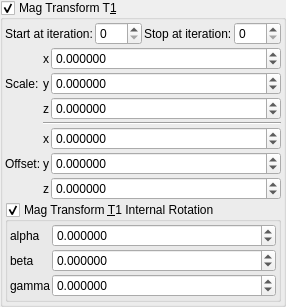
    <widget class="MyGroupBox" name="groupCheck_transf_benesi_T1_enabled">
     <property name="toolTip">
      <string/>
     </property>
     <property name="title">
      <string>Mag Transform T&amp;1</string>
     </property>
     <property name="checkable">
      <bool>true</bool>
     </property>
     <layout class="QVBoxLayout" name="verticalLayout_29" stretch="0,0,0">
      <property name="spacing">
       <number>2</number>
      </property>
      <property name="leftMargin">
       <number>2</number>
      </property>
      <property name="topMargin">
       <number>2</number>
      </property>
      <property name="rightMargin">
       <number>2</number>
      </property>
      <property name="bottomMargin">
       <number>2</number>
      </property>
      <item>
       <layout class="QGridLayout" name="gridLayout_62" columnstretch="0,0,0,0">
        <property name="spacing">
         <number>2</number>
        </property>
        <item row="1" column="2">
         <widget class="QLabel" name="label_247">
          <property name="text">
           <string>Stop at iteration:</string>
          </property>
         </widget>
        </item>
        <item row="1" column="1">
         <widget class="MySpinBox" name="spinboxInt_transf_start_iterations">
          <property name="sizePolicy">
           <sizepolicy hsizetype="Minimum" vsizetype="Maximum">
            <horstretch>0</horstretch>
            <verstretch>0</verstretch>
           </sizepolicy>
          </property>
          <property name="maximum">
           <number>999</number>
          </property>
         </widget>
        </item>
        <item row="1" column="3">
         <widget class="MySpinBox" name="spinboxInt_transf_stop_iterations">
          <property name="sizePolicy">
           <sizepolicy hsizetype="Minimum" vsizetype="Maximum">
            <horstretch>0</horstretch>
            <verstretch>0</verstretch>
           </sizepolicy>
          </property>
          <property name="maximum">
           <number>999</number>
          </property>
         </widget>
        </item>
        <item row="1" column="0">
         <widget class="QLabel" name="label_246">
          <property name="text">
           <string>Start at iteration:</string>
          </property>
         </widget>
        </item>
       </layout>
      </item>
      <item>
       <layout class="QGridLayout" name="gridLayout_63" columnstretch="0,0,1">
        <property name="spacing">
         <number>2</number>
        </property>
        <item row="1" column="0">
         <widget class="QLabel" name="label_258">
          <property name="text">
           <string>Scale:</string>
          </property>
         </widget>
        </item>
        <item row="6" column="1">
         <widget class="QLabel" name="label_125">
          <property name="sizePolicy">
           <sizepolicy hsizetype="Preferred" vsizetype="Preferred">
            <horstretch>0</horstretch>
            <verstretch>0</verstretch>
           </sizepolicy>
          </property>
          <property name="text">
           <string notr="true">z</string>
          </property>
          <property name="alignment">
           <set>Qt::AlignRight|Qt::AlignTrailing|Qt::AlignVCenter</set>
          </property>
         </widget>
        </item>
        <item row="6" column="2">
         <widget class="MyDoubleSpinBox" name="spinbox3_transf_offset_200_z">
          <property name="sizePolicy">
           <sizepolicy hsizetype="Minimum" vsizetype="Maximum">
            <horstretch>0</horstretch>
            <verstretch>0</verstretch>
           </sizepolicy>
          </property>
          <property name="prefix">
           <string/>
          </property>
          <property name="suffix">
           <string/>
          </property>
          <property name="decimals">
           <number>6</number>
          </property>
          <property name="minimum">
           <double>-99.989999999999995</double>
          </property>
          <property name="maximum">
           <double>99.989999999999995</double>
          </property>
          <property name="singleStep">
           <double>0.100000000000000</double>
          </property>
         </widget>
        </item>
        <item row="1" column="1">
         <widget class="QLabel" name="label_127">
          <property name="sizePolicy">
           <sizepolicy hsizetype="Preferred" vsizetype="Preferred">
            <horstretch>0</horstretch>
            <verstretch>0</verstretch>
           </sizepolicy>
          </property>
          <property name="text">
           <string notr="true">y</string>
          </property>
          <property name="alignment">
           <set>Qt::AlignRight|Qt::AlignTrailing|Qt::AlignVCenter</set>
          </property>
         </widget>
        </item>
        <item row="2" column="2">
         <widget class="MyDoubleSpinBox" name="spinbox3_transf_scale3D_222_z">
          <property name="sizePolicy">
           <sizepolicy hsizetype="Minimum" vsizetype="Maximum">
            <horstretch>0</horstretch>
            <verstretch>0</verstretch>
           </sizepolicy>
          </property>
          <property name="prefix">
           <string/>
          </property>
          <property name="suffix">
           <string/>
          </property>
          <property name="decimals">
           <number>6</number>
          </property>
          <property name="minimum">
           <double>-99.989999999999995</double>
          </property>
          <property name="maximum">
           <double>99.989999999999995</double>
          </property>
          <property name="singleStep">
           <double>0.100000000000000</double>
          </property>
         </widget>
        </item>
        <item row="2" column="1">
         <widget class="QLabel" name="label_128">
          <property name="sizePolicy">
           <sizepolicy hsizetype="Preferred" vsizetype="Preferred">
            <horstretch>0</horstretch>
            <verstretch>0</verstretch>
           </sizepolicy>
          </property>
          <property name="text">
           <string notr="true">z</string>
          </property>
          <property name="alignment">
           <set>Qt::AlignRight|Qt::AlignTrailing|Qt::AlignVCenter</set>
          </property>
         </widget>
        </item>
        <item row="0" column="2">
         <widget class="MyDoubleSpinBox" name="spinbox3_transf_scale3D_222_x">
          <property name="sizePolicy">
           <sizepolicy hsizetype="Minimum" vsizetype="Maximum">
            <horstretch>0</horstretch>
            <verstretch>0</verstretch>
           </sizepolicy>
          </property>
          <property name="prefix">
           <string/>
          </property>
          <property name="suffix">
           <string/>
          </property>
          <property name="decimals">
           <number>6</number>
          </property>
          <property name="minimum">
           <double>-99.989999999999995</double>
          </property>
          <property name="maximum">
           <double>99.989999999999995</double>
          </property>
          <property name="singleStep">
           <double>0.100000000000000</double>
          </property>
         </widget>
        </item>
        <item row="1" column="2">
         <widget class="MyDoubleSpinBox" name="spinbox3_transf_scale3D_222_y">
          <property name="sizePolicy">
           <sizepolicy hsizetype="Minimum" vsizetype="Maximum">
            <horstretch>0</horstretch>
            <verstretch>0</verstretch>
           </sizepolicy>
          </property>
          <property name="prefix">
           <string/>
          </property>
          <property name="suffix">
           <string/>
          </property>
          <property name="decimals">
           <number>6</number>
          </property>
          <property name="minimum">
           <double>-99.989999999999995</double>
          </property>
          <property name="maximum">
           <double>99.989999999999995</double>
          </property>
          <property name="singleStep">
           <double>0.100000000000000</double>
          </property>
         </widget>
        </item>
        <item row="5" column="0">
         <widget class="QLabel" name="label_259">
          <property name="text">
           <string>Offset:</string>
          </property>
         </widget>
        </item>
        <item row="5" column="2">
         <widget class="MyDoubleSpinBox" name="spinbox3_transf_offset_200_y">
          <property name="sizePolicy">
           <sizepolicy hsizetype="Minimum" vsizetype="Maximum">
            <horstretch>0</horstretch>
            <verstretch>0</verstretch>
           </sizepolicy>
          </property>
          <property name="prefix">
           <string/>
          </property>
          <property name="suffix">
           <string/>
          </property>
          <property name="decimals">
           <number>6</number>
          </property>
          <property name="minimum">
           <double>-99.989999999999995</double>
          </property>
          <property name="maximum">
           <double>99.989999999999995</double>
          </property>
          <property name="singleStep">
           <double>0.100000000000000</double>
          </property>
         </widget>
        </item>
        <item row="4" column="2">
         <widget class="MyDoubleSpinBox" name="spinbox3_transf_offset_200_x">
          <property name="sizePolicy">
           <sizepolicy hsizetype="Minimum" vsizetype="Maximum">
            <horstretch>0</horstretch>
            <verstretch>0</verstretch>
           </sizepolicy>
          </property>
          <property name="prefix">
           <string/>
          </property>
          <property name="suffix">
           <string/>
          </property>
          <property name="decimals">
           <number>6</number>
          </property>
          <property name="minimum">
           <double>-99.989999999999995</double>
          </property>
          <property name="maximum">
           <double>99.989999999999995</double>
          </property>
          <property name="singleStep">
           <double>0.100000000000000</double>
          </property>
         </widget>
        </item>
        <item row="4" column="1">
         <widget class="QLabel" name="label_118">
          <property name="sizePolicy">
           <sizepolicy hsizetype="Preferred" vsizetype="Preferred">
            <horstretch>0</horstretch>
            <verstretch>0</verstretch>
           </sizepolicy>
          </property>
          <property name="text">
           <string notr="true">x</string>
          </property>
          <property name="alignment">
           <set>Qt::AlignRight|Qt::AlignTrailing|Qt::AlignVCenter</set>
          </property>
         </widget>
        </item>
        <item row="5" column="1">
         <widget class="QLabel" name="label_119">
          <property name="sizePolicy">
           <sizepolicy hsizetype="Preferred" vsizetype="Preferred">
            <horstretch>0</horstretch>
            <verstretch>0</verstretch>
           </sizepolicy>
          </property>
          <property name="text">
           <string notr="true">y</string>
          </property>
          <property name="alignment">
           <set>Qt::AlignRight|Qt::AlignTrailing|Qt::AlignVCenter</set>
          </property>
         </widget>
        </item>
        <item row="0" column="1">
         <widget class="QLabel" name="label_126">
          <property name="sizePolicy">
           <sizepolicy hsizetype="Preferred" vsizetype="Preferred">
            <horstretch>0</horstretch>
            <verstretch>0</verstretch>
           </sizepolicy>
          </property>
          <property name="text">
           <string notr="true">x</string>
          </property>
          <property name="alignment">
           <set>Qt::AlignRight|Qt::AlignTrailing|Qt::AlignVCenter</set>
          </property>
         </widget>
        </item>
        <item row="3" column="1" colspan="2">
         <widget class="Line" name="line_53">
          <property name="orientation">
           <enum>Qt::Horizontal</enum>
          </property>
         </widget>
        </item>
       </layout>
      </item>
      <item>
       <widget class="MyGroupBox" name="groupCheck_transf_rotation_enabled">
        <property name="title">
         <string>Mag Transform &amp;T1 Internal Rotation</string>
        </property>
        <property name="checkable">
         <bool>true</bool>
        </property>
        <layout class="QVBoxLayout" name="verticalLayout_8" stretch="0">
         <property name="spacing">
          <number>2</number>
         </property>
         <property name="leftMargin">
          <number>2</number>
         </property>
         <property name="topMargin">
          <number>2</number>
         </property>
         <property name="rightMargin">
          <number>2</number>
         </property>
         <property name="bottomMargin">
          <number>2</number>
         </property>
         <item>
          <layout class="QGridLayout" name="gridLayout_21" columnstretch="0,1">
           <property name="spacing">
            <number>2</number>
           </property>
           <item row="1" column="0">
            <widget class="QLabel" name="label_43">
             <property name="text">
              <string notr="true">alpha</string>
             </property>
            </widget>
           </item>
           <item row="2" column="0">
            <widget class="QLabel" name="label_54">
             <property name="text">
              <string notr="true">beta</string>
             </property>
            </widget>
           </item>
           <item row="3" column="0">
            <widget class="QLabel" name="label_55">
             <property name="text">
              <string notr="true">gamma</string>
             </property>
            </widget>
           </item>
           <item row="1" column="1">
            <widget class="MyDoubleSpinBox" name="spinboxd3_transf_rotation_x">
             <property name="sizePolicy">
              <sizepolicy hsizetype="Minimum" vsizetype="Maximum">
               <horstretch>0</horstretch>
               <verstretch>0</verstretch>
              </sizepolicy>
             </property>
             <property name="prefix">
              <string/>
             </property>
             <property name="suffix">
              <string/>
             </property>
             <property name="decimals">
              <number>6</number>
             </property>
             <property name="minimum">
              <double>-36000.000000000000000</double>
             </property>
             <property name="maximum">
              <double>36000.000000000000000</double>
             </property>
             <property name="singleStep">
              <double>1.000000000000000</double>
             </property>
            </widget>
           </item>
           <item row="2" column="1">
            <widget class="MyDoubleSpinBox" name="spinboxd3_transf_rotation_y">
             <property name="sizePolicy">
              <sizepolicy hsizetype="Minimum" vsizetype="Maximum">
               <horstretch>0</horstretch>
               <verstretch>0</verstretch>
              </sizepolicy>
             </property>
             <property name="prefix">
              <string/>
             </property>
             <property name="suffix">
              <string/>
             </property>
             <property name="decimals">
              <number>6</number>
             </property>
             <property name="minimum">
              <double>-36000.000000000000000</double>
             </property>
             <property name="maximum">
              <double>36000.000000000000000</double>
             </property>
             <property name="singleStep">
              <double>1.000000000000000</double>
             </property>
            </widget>
           </item>
           <item row="3" column="1">
            <widget class="MyDoubleSpinBox" name="spinboxd3_transf_rotation_z">
             <property name="sizePolicy">
              <sizepolicy hsizetype="Minimum" vsizetype="Maximum">
               <horstretch>0</horstretch>
               <verstretch>0</verstretch>
              </sizepolicy>
             </property>
             <property name="prefix">
              <string/>
             </property>
             <property name="suffix">
              <string/>
             </property>
             <property name="decimals">
              <number>6</number>
             </property>
             <property name="minimum">
              <double>-36000.000000000000000</double>
             </property>
             <property name="maximum">
              <double>36000.000000000000000</double>
             </property>
             <property name="singleStep">
              <double>1.000000000000000</double>
             </property>
            </widget>
           </item>
          </layout>
         </item>
        </layout>
       </widget>
      </item>
     </layout>
    </widget>
